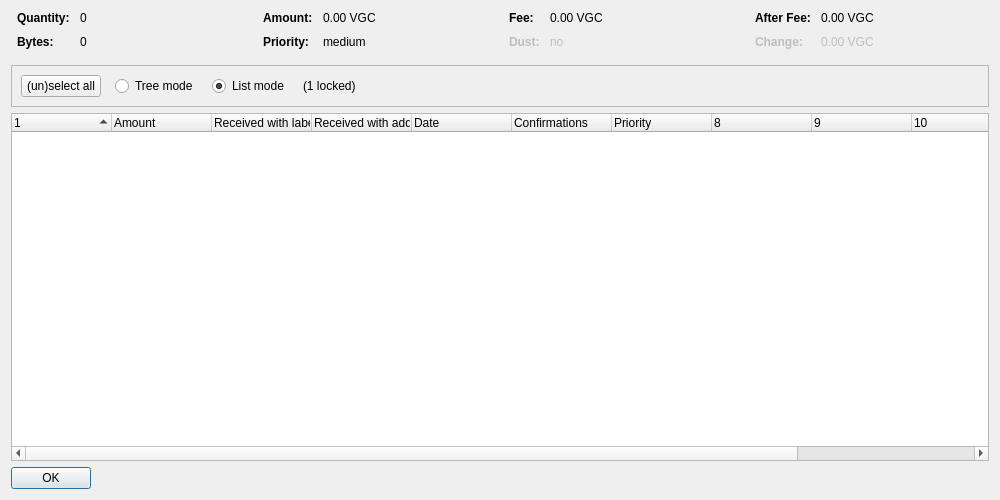
<?xml version="1.0" encoding="UTF-8"?>
<ui version="4.0">
 <class>CoinControlDialog</class>
 <widget class="QDialog" name="CoinControlDialog">
  <property name="geometry">
   <rect>
    <x>0</x>
    <y>0</y>
    <width>1000</width>
    <height>500</height>
   </rect>
  </property>
  <property name="windowTitle">
   <string>Coin Selection</string>
  </property>
  <layout class="QVBoxLayout" name="verticalLayout">
   <item>
    <layout class="QHBoxLayout" name="horizontalLayoutTop" stretch="0,0,0,0">
     <property name="topMargin">
      <number>0</number>
     </property>
     <property name="bottomMargin">
      <number>10</number>
     </property>
     <item>
      <layout class="QFormLayout" name="formLayoutCoinControl1">
       <property name="horizontalSpacing">
        <number>10</number>
       </property>
       <property name="verticalSpacing">
        <number>10</number>
       </property>
       <property name="leftMargin">
        <number>6</number>
       </property>
       <property name="rightMargin">
        <number>6</number>
       </property>
       <item row="0" column="0">
        <widget class="QLabel" name="labelCoinControlQuantityText">
         <property name="font">
          <font>
           <weight>75</weight>
           <bold>true</bold>
          </font>
         </property>
         <property name="text">
          <string>Quantity:</string>
         </property>
        </widget>
       </item>
       <item row="0" column="1">
        <widget class="QLabel" name="labelCoinControlQuantity">
         <property name="cursor">
          <cursorShape>IBeamCursor</cursorShape>
         </property>
         <property name="contextMenuPolicy">
          <enum>Qt::ActionsContextMenu</enum>
         </property>
         <property name="text">
          <string notr="true">0</string>
         </property>
         <property name="textInteractionFlags">
          <set>Qt::LinksAccessibleByMouse|Qt::TextSelectableByKeyboard|Qt::TextSelectableByMouse</set>
         </property>
        </widget>
       </item>
       <item row="1" column="0">
        <widget class="QLabel" name="labelCoinControlBytesText">
         <property name="font">
          <font>
           <weight>75</weight>
           <bold>true</bold>
          </font>
         </property>
         <property name="text">
          <string>Bytes:</string>
         </property>
        </widget>
       </item>
       <item row="1" column="1">
        <widget class="QLabel" name="labelCoinControlBytes">
         <property name="cursor">
          <cursorShape>IBeamCursor</cursorShape>
         </property>
         <property name="contextMenuPolicy">
          <enum>Qt::ActionsContextMenu</enum>
         </property>
         <property name="text">
          <string notr="true">0</string>
         </property>
         <property name="textInteractionFlags">
          <set>Qt::LinksAccessibleByMouse|Qt::TextSelectableByKeyboard|Qt::TextSelectableByMouse</set>
         </property>
        </widget>
       </item>
      </layout>
     </item>
     <item>
      <layout class="QFormLayout" name="formLayoutCoinControl2">
       <property name="horizontalSpacing">
        <number>10</number>
       </property>
       <property name="verticalSpacing">
        <number>10</number>
       </property>
       <property name="leftMargin">
        <number>6</number>
       </property>
       <property name="rightMargin">
        <number>6</number>
       </property>
       <item row="0" column="0">
        <widget class="QLabel" name="labelCoinControlAmountText">
         <property name="font">
          <font>
           <weight>75</weight>
           <bold>true</bold>
          </font>
         </property>
         <property name="text">
          <string>Amount:</string>
         </property>
        </widget>
       </item>
       <item row="0" column="1">
        <widget class="QLabel" name="labelCoinControlAmount">
         <property name="cursor">
          <cursorShape>IBeamCursor</cursorShape>
         </property>
         <property name="contextMenuPolicy">
          <enum>Qt::ActionsContextMenu</enum>
         </property>
         <property name="text">
          <string notr="true">0.00 VGC</string>
         </property>
         <property name="textInteractionFlags">
          <set>Qt::LinksAccessibleByMouse|Qt::TextSelectableByKeyboard|Qt::TextSelectableByMouse</set>
         </property>
        </widget>
       </item>
       <item row="1" column="0">
        <widget class="QLabel" name="labelCoinControlPriorityText">
         <property name="font">
          <font>
           <weight>75</weight>
           <bold>true</bold>
          </font>
         </property>
         <property name="text">
          <string>Priority:</string>
         </property>
        </widget>
       </item>
       <item row="1" column="1">
        <widget class="QLabel" name="labelCoinControlPriority">
         <property name="cursor">
          <cursorShape>IBeamCursor</cursorShape>
         </property>
         <property name="contextMenuPolicy">
          <enum>Qt::ActionsContextMenu</enum>
         </property>
         <property name="text">
          <string notr="true">medium</string>
         </property>
         <property name="textInteractionFlags">
          <set>Qt::LinksAccessibleByMouse|Qt::TextSelectableByKeyboard|Qt::TextSelectableByMouse</set>
         </property>
        </widget>
       </item>
      </layout>
     </item>
     <item>
      <layout class="QFormLayout" name="formLayoutCoinControl3">
       <property name="horizontalSpacing">
        <number>10</number>
       </property>
       <property name="verticalSpacing">
        <number>10</number>
       </property>
       <property name="leftMargin">
        <number>6</number>
       </property>
       <property name="rightMargin">
        <number>6</number>
       </property>
       <item row="0" column="0">
        <widget class="QLabel" name="labelCoinControlFeeText">
         <property name="font">
          <font>
           <weight>75</weight>
           <bold>true</bold>
          </font>
         </property>
         <property name="text">
          <string>Fee:</string>
         </property>
        </widget>
       </item>
       <item row="0" column="1">
        <widget class="QLabel" name="labelCoinControlFee">
         <property name="cursor">
          <cursorShape>IBeamCursor</cursorShape>
         </property>
         <property name="contextMenuPolicy">
          <enum>Qt::ActionsContextMenu</enum>
         </property>
         <property name="text">
          <string notr="true">0.00 VGC</string>
         </property>
         <property name="textInteractionFlags">
          <set>Qt::LinksAccessibleByMouse|Qt::TextSelectableByKeyboard|Qt::TextSelectableByMouse</set>
         </property>
        </widget>
       </item>
       <item row="1" column="0">
        <widget class="QLabel" name="labelCoinControlLowOutputText">
         <property name="enabled">
          <bool>false</bool>
         </property>
         <property name="font">
          <font>
           <weight>75</weight>
           <bold>true</bold>
          </font>
         </property>
         <property name="text">
          <string>Dust:</string>
         </property>
        </widget>
       </item>
       <item row="1" column="1">
        <widget class="QLabel" name="labelCoinControlLowOutput">
         <property name="enabled">
          <bool>false</bool>
         </property>
         <property name="cursor">
          <cursorShape>IBeamCursor</cursorShape>
         </property>
         <property name="contextMenuPolicy">
          <enum>Qt::ActionsContextMenu</enum>
         </property>
         <property name="text">
          <string notr="true">no</string>
         </property>
         <property name="textInteractionFlags">
          <set>Qt::LinksAccessibleByMouse|Qt::TextSelectableByKeyboard|Qt::TextSelectableByMouse</set>
         </property>
        </widget>
       </item>
      </layout>
     </item>
     <item>
      <layout class="QFormLayout" name="formLayoutCoinControl4">
       <property name="horizontalSpacing">
        <number>10</number>
       </property>
       <property name="verticalSpacing">
        <number>10</number>
       </property>
       <property name="leftMargin">
        <number>6</number>
       </property>
       <property name="rightMargin">
        <number>6</number>
       </property>
       <item row="0" column="0">
        <widget class="QLabel" name="labelCoinControlAfterFeeText">
         <property name="font">
          <font>
           <weight>75</weight>
           <bold>true</bold>
          </font>
         </property>
         <property name="text">
          <string>After Fee:</string>
         </property>
        </widget>
       </item>
       <item row="0" column="1">
        <widget class="QLabel" name="labelCoinControlAfterFee">
         <property name="cursor">
          <cursorShape>IBeamCursor</cursorShape>
         </property>
         <property name="contextMenuPolicy">
          <enum>Qt::ActionsContextMenu</enum>
         </property>
         <property name="text">
          <string notr="true">0.00 VGC</string>
         </property>
         <property name="textInteractionFlags">
          <set>Qt::LinksAccessibleByMouse|Qt::TextSelectableByKeyboard|Qt::TextSelectableByMouse</set>
         </property>
        </widget>
       </item>
       <item row="1" column="0">
        <widget class="QLabel" name="labelCoinControlChangeText">
         <property name="enabled">
          <bool>false</bool>
         </property>
         <property name="font">
          <font>
           <weight>75</weight>
           <bold>true</bold>
          </font>
         </property>
         <property name="text">
          <string>Change:</string>
         </property>
        </widget>
       </item>
       <item row="1" column="1">
        <widget class="QLabel" name="labelCoinControlChange">
         <property name="enabled">
          <bool>false</bool>
         </property>
         <property name="cursor">
          <cursorShape>IBeamCursor</cursorShape>
         </property>
         <property name="contextMenuPolicy">
          <enum>Qt::ActionsContextMenu</enum>
         </property>
         <property name="text">
          <string notr="true">0.00 VGC</string>
         </property>
         <property name="textInteractionFlags">
          <set>Qt::LinksAccessibleByMouse|Qt::TextSelectableByKeyboard|Qt::TextSelectableByMouse</set>
         </property>
        </widget>
       </item>
      </layout>
     </item>
    </layout>
   </item>
   <item>
    <widget class="QFrame" name="frame">
     <property name="minimumSize">
      <size>
       <width>0</width>
       <height>40</height>
      </size>
     </property>
     <property name="frameShape">
      <enum>QFrame::StyledPanel</enum>
     </property>
     <property name="frameShadow">
      <enum>QFrame::Sunken</enum>
     </property>
     <layout class="QHBoxLayout" name="horizontalLayout">
      <item>
       <layout class="QHBoxLayout" name="horizontalLayoutPanel" stretch="0,0,0,0,0">
        <property name="spacing">
         <number>14</number>
        </property>
        <item>
         <widget class="QPushButton" name="pushButtonSelectAll">
          <property name="sizePolicy">
           <sizepolicy hsizetype="Maximum" vsizetype="Fixed">
            <horstretch>0</horstretch>
            <verstretch>0</verstretch>
           </sizepolicy>
          </property>
          <property name="text">
           <string>(un)select all</string>
          </property>
          <property name="autoDefault">
           <bool>false</bool>
          </property>
         </widget>
        </item>
        <item>
         <widget class="QRadioButton" name="radioTreeMode">
          <property name="sizePolicy">
           <sizepolicy hsizetype="Maximum" vsizetype="Fixed">
            <horstretch>0</horstretch>
            <verstretch>0</verstretch>
           </sizepolicy>
          </property>
          <property name="text">
           <string>Tree mode</string>
          </property>
         </widget>
        </item>
        <item>
         <widget class="QRadioButton" name="radioListMode">
          <property name="sizePolicy">
           <sizepolicy hsizetype="Maximum" vsizetype="Fixed">
            <horstretch>0</horstretch>
            <verstretch>0</verstretch>
           </sizepolicy>
          </property>
          <property name="text">
           <string>List mode</string>
          </property>
          <property name="checked">
           <bool>true</bool>
          </property>
         </widget>
        </item>
        <item>
         <widget class="QLabel" name="labelLocked">
          <property name="text">
           <string notr="true">(1 locked)</string>
          </property>
         </widget>
        </item>
        <item>
         <spacer name="horizontalSpacer">
          <property name="orientation">
           <enum>Qt::Horizontal</enum>
          </property>
          <property name="sizeHint" stdset="0">
           <size>
            <width>40</width>
            <height>20</height>
           </size>
          </property>
         </spacer>
        </item>
       </layout>
      </item>
     </layout>
    </widget>
   </item>
   <item>
    <widget class="CoinControlTreeWidget" name="treeWidget">
     <property name="contextMenuPolicy">
      <enum>Qt::CustomContextMenu</enum>
     </property>
     <property name="sortingEnabled">
      <bool>false</bool>
     </property>
     <property name="columnCount">
      <number>12</number>
     </property>
     <attribute name="headerShowSortIndicator" stdset="0">
      <bool>true</bool>
     </attribute>
     <attribute name="headerStretchLastSection">
      <bool>false</bool>
     </attribute>
     <column>
      <property name="text">
       <string/>
      </property>
     </column>
     <column>
      <property name="text">
       <string>Amount</string>
      </property>
     </column>
     <column>
      <property name="text">
       <string>Received with label</string>
      </property>
     </column>
     <column>
      <property name="text">
       <string>Received with address</string>
      </property>
     </column>
     <column>
      <property name="text">
       <string>Date</string>
      </property>
     </column>
     <column>
      <property name="text">
       <string>Confirmations</string>
      </property>
      <property name="toolTip">
       <string>Confirmed</string>
      </property>
     </column>
     <column>
      <property name="text">
       <string>Priority</string>
      </property>
     </column>
     <column>
      <property name="text">
       <string/>
      </property>
     </column>
     <column>
      <property name="text">
       <string/>
      </property>
     </column>
     <column>
      <property name="text">
       <string/>
      </property>
     </column>
     <column>
      <property name="text">
       <string/>
      </property>
     </column>
     <column>
      <property name="text">
       <string/>
      </property>
     </column>
    </widget>
   </item>
   <item>
    <widget class="QDialogButtonBox" name="buttonBox">
     <property name="sizePolicy">
      <sizepolicy hsizetype="Maximum" vsizetype="Fixed">
       <horstretch>0</horstretch>
       <verstretch>0</verstretch>
      </sizepolicy>
     </property>
     <property name="orientation">
      <enum>Qt::Horizontal</enum>
     </property>
     <property name="standardButtons">
      <set>QDialogButtonBox::Ok</set>
     </property>
    </widget>
   </item>
  </layout>
 </widget>
 <customwidgets>
  <customwidget>
   <class>CoinControlTreeWidget</class>
   <extends>QTreeWidget</extends>
   <header>coincontroltreewidget.h</header>
  </customwidget>
 </customwidgets>
 <resources/>
 <connections/>
</ui>
